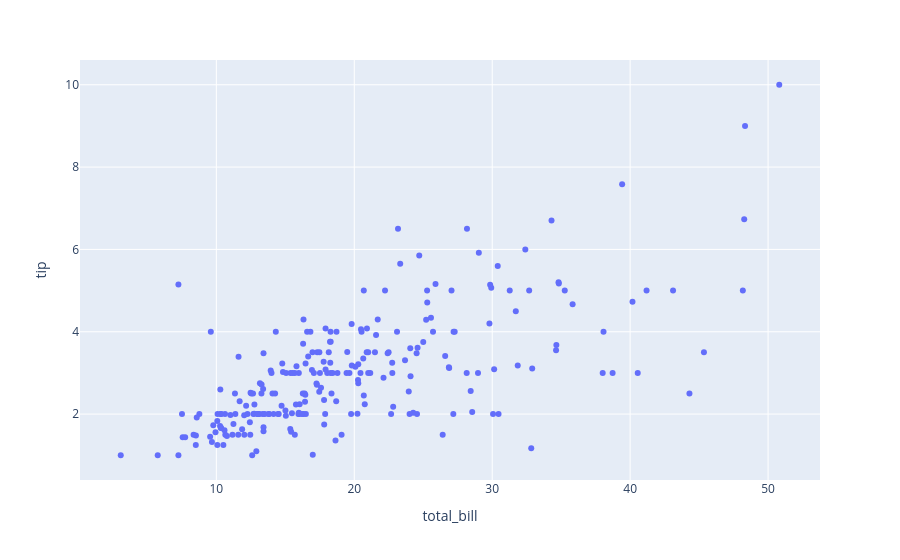

Notebook code for this chart:
### Markdown cell above
## Scatter plot using Plotly

### Code cell
import plotly.express as px
 
 
# plotting the scatter chart
fig = px.scatter(df, x='total_bill', y="tip")
 
# showing the plot
fig.show()

### Figure 1 — Plotly figure (JSON) as saved in the notebook; plotly's stock layout.template omitted (floating-point values rounded to 4 significant figures; data arrays with more than 128 entries replaced by an {"elided": "..."} marker saying what was removed)
{"data": [{"hovertemplate": "total_bill=%{x}<br>tip=%{y}<extra></extra>", "legendgroup": "", "marker": {"color": "#636efa", "symbol": "circle"}, "mode": "markers", "name": "", "orientation": "v", "showlegend": false, "type": "scatter", "x": {"elided": "244 float values"}, "xaxis": "x", "y": {"elided": "244 float values"}, "yaxis": "y"}], "layout": {"legend": {"tracegroupgap": 0}, "margin": {"t": 60}, "xaxis": {"anchor": "y", "domain": [0, 1], "title": {"text": "total_bill"}}, "yaxis": {"anchor": "x", "domain": [0, 1], "title": {"text": "tip"}}}}
